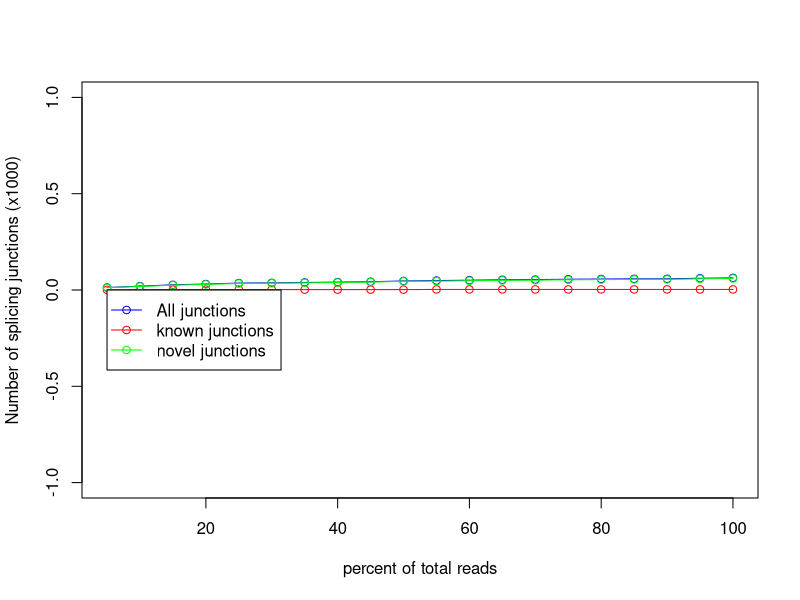

The R script that drew this image:
pdf('RAP1_IAA_30M_REP1.junctionSaturation_plot.pdf')
x=c(5,10,15,20,25,30,35,40,45,50,55,60,65,70,75,80,85,90,95,100)
y=c(1,2,2,2,2,2,2,2,2,2,3,3,3,3,3,3,3,3,3,3)
z=c(13,20,27,31,36,37,39,41,43,47,49,51,53,54,56,57,58,58,61,63)
w=c(12,18,25,29,34,35,37,39,41,45,46,48,50,51,53,54,55,55,58,60)
m=max(0,0,0)
n=min(0,0,0)
plot(x,z/1000,xlab='percent of total reads',ylab='Number of splicing junctions (x1000)',type='o',col='blue',ylim=c(n,m))
points(x,y/1000,type='o',col='red')
points(x,w/1000,type='o',col='green')
legend(5,0, legend=c("All junctions","known junctions", "novel junctions"),col=c("blue","red","green"),lwd=1,pch=1)
dev.off()
